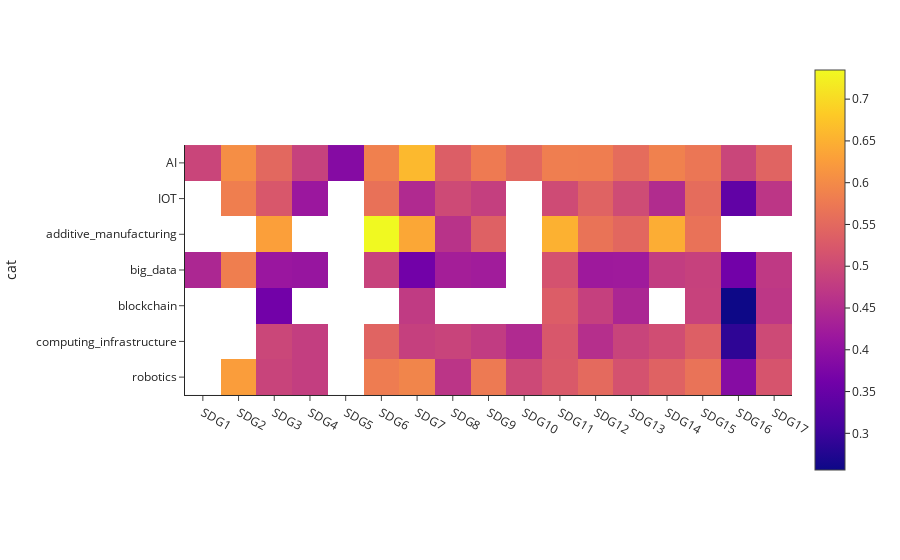

This figure's notebook cell:
### Code cell
fig = px.imshow(df)
fig.update_layout(template="simple_white")
fig.write_image("../img/sent_heatmap_gr100_pubs.jpeg")
fig.show()

### Figure 1 — Plotly figure (JSON) as saved in the notebook; plotly's stock layout.template omitted (floating-point values rounded to 4 significant figures)
{"data": [{"coloraxis": "coloraxis", "name": "0", "x": ["SDG1", "SDG2", "SDG3", "SDG4", "SDG5", "SDG6", "SDG7", "SDG8", "SDG9", "SDG10", "SDG11", "SDG12", "SDG13", "SDG14", "SDG15", "SDG16", "SDG17"], "y": ["AI", "IOT", "additive_manufacturing", "big_data", "blockchain", "computing_infrastructure", "robotics"], "z": [[0.493, 0.6043, 0.548, 0.4869, 0.3865, 0.5855, 0.6612, 0.5331, 0.5773, 0.5476, 0.5821, 0.5813, 0.5554, 0.5867, 0.5699, 0.4931, 0.5422], [null, 0.583, 0.5225, 0.4147, null, 0.5633, 0.4477, 0.5006, 0.4826, null, 0.5017, 0.5408, 0.503, 0.4503, 0.5556, 0.3423, 0.4678], [null, null, 0.6284, null, null, 0.7349, 0.6385, 0.4615, 0.537, null, 0.6511, 0.5662, 0.5479, 0.6452, 0.5651, null, null], [0.4416, 0.5828, 0.4125, 0.4097, null, 0.4892, 0.3623, 0.4281, 0.4232, null, 0.5146, 0.4193, 0.4208, 0.4783, 0.486, 0.3626, 0.4723], [null, null, 0.3623, null, null, null, 0.475, null, null, null, 0.5319, 0.484, 0.4406, null, 0.4877, 0.2561, 0.4684], [null, null, 0.4951, 0.4808, null, 0.5423, 0.4844, 0.4905, 0.4776, 0.4472, 0.522, 0.4561, 0.4911, 0.5057, 0.5351, 0.2871, 0.5007], [null, 0.6256, 0.4905, 0.4807, null, 0.5792, 0.5921, 0.4659, 0.576, 0.4983, 0.5258, 0.5519, 0.5142, 0.5401, 0.5653, 0.3884, 0.5175]], "type": "heatmap", "xaxis": "x", "yaxis": "y", "hovertemplate": "x: %{x}<br>cat: %{y}<br>color: %{z}<extra></extra>"}], "layout": {"xaxis": {"anchor": "y", "domain": [0.0, 1.0], "scaleanchor": "y", "constrain": "domain"}, "yaxis": {"anchor": "x", "domain": [0.0, 1.0], "autorange": "reversed", "constrain": "domain", "title": {"text": "cat"}}, "coloraxis": {"colorscale": [[0.0, "#0d0887"], [0.1111, "#46039f"], [0.2222, "#7201a8"], [0.3333, "#9c179e"], [0.4444, "#bd3786"], [0.5556, "#d8576b"], [0.6667, "#ed7953"], [0.7778, "#fb9f3a"], [0.8889, "#fdca26"], [1.0, "#f0f921"]]}, "margin": {"t": 60}}}
